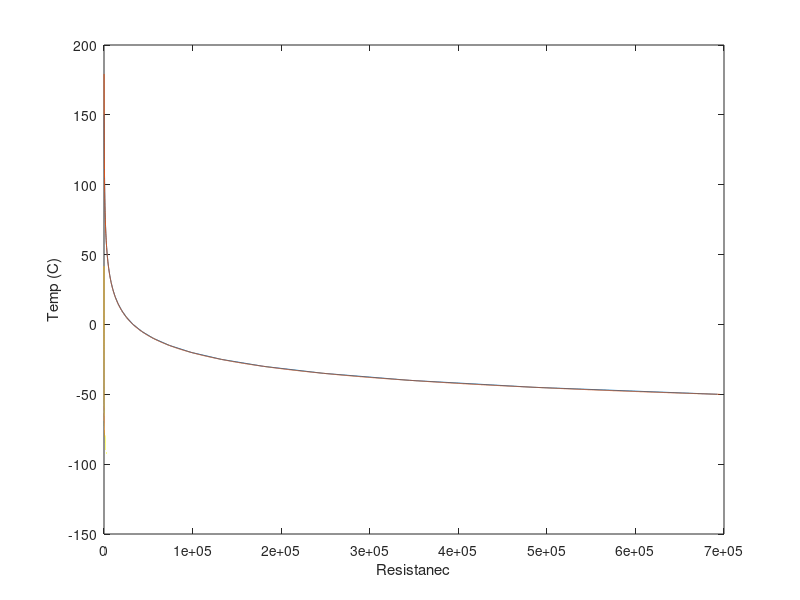

Here is the MATLAB script that generated this plot: (Note: this script raises an error after producing the figure.)
clear all; clc;

T = -50:5:150;
R = [69.27 48.55 34.47 24.78 18.01 13.24 9.832 7.372 5.579 4.258 3.277 2.546 1.993 1.573 1.250 1 0.8055 0.6528 0.5323 0.4365 0.3599 0.2983 0.2466 0.2082 0.1753 0.1482 0.1258 0.1073 0.09189 0.07899 0.06815 0.05906 0.05134 0.04479 0.03920 0.03441 0.03030 0.02676 0.02369 0.02104 0.01873] * 10000;

R3= 0:0.5:10000;
e=3.3539264E-03;
b= 2.5609446E-04;
c= 1.9621987E-06;
d= 4.6045930E-08;
T3 = -273+1 ./ (e + b.*(log(R3)) + c.*(log(R3)).^2+ d.*(log(R3)).^3);

mod = @(a,x)(-273+1 ./ (a(1) + a(2).*(log(x)) + a(3).*(log(x)).^2+ a(4).*(log(x)).^3));

beta = nlinfit(R,T,mod,[0.001 0.0001 0.00001 0.00001])

r2 = 695000:-100:1;
T2 =mod(beta,r2);
plot(R,T,r2,T2,R3,T3)
xlabel('Resistanec')
ylabel('Temp (C)')

rsq = R2(T,mod(beta,R))